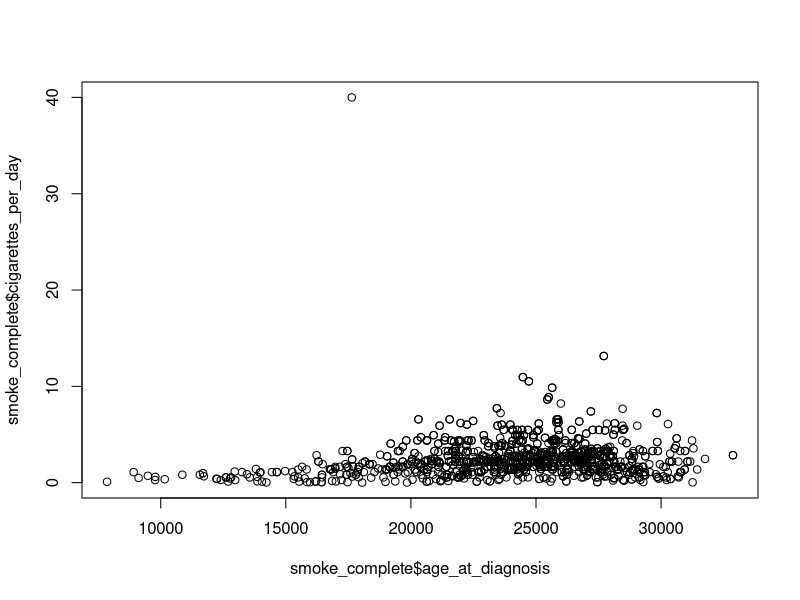
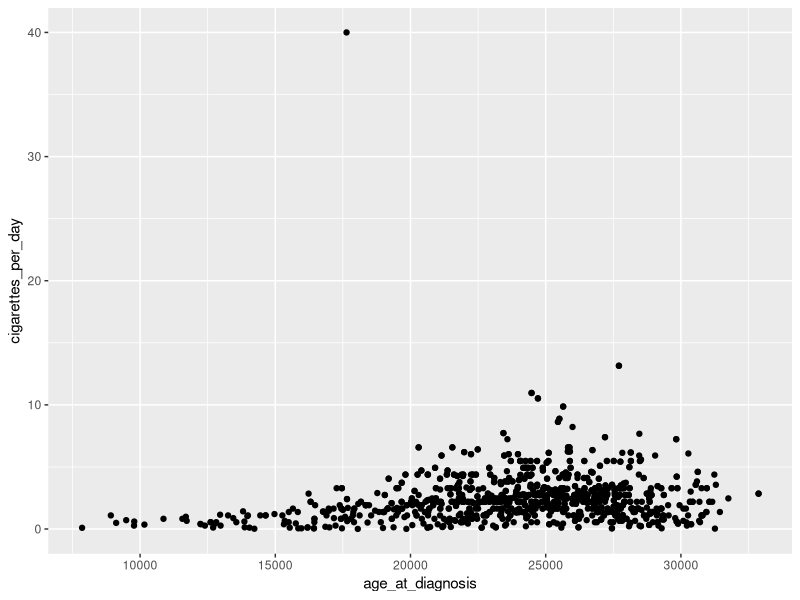
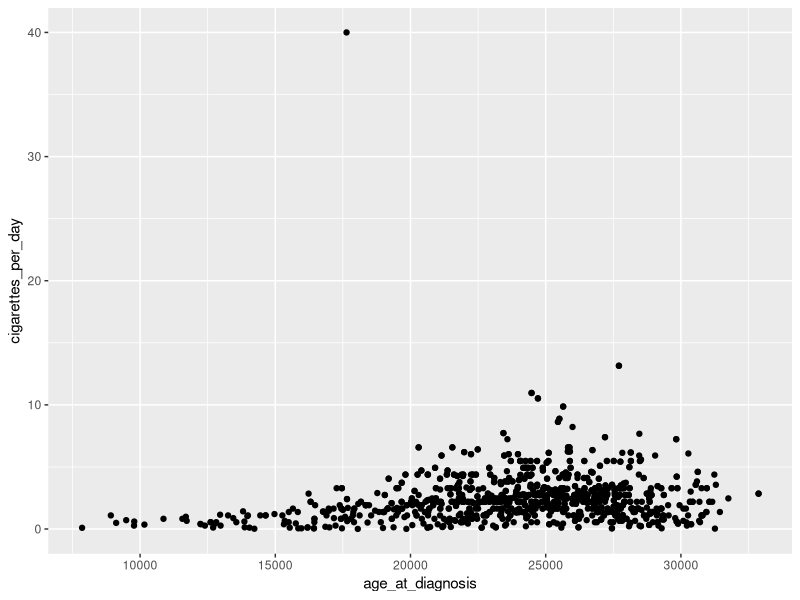
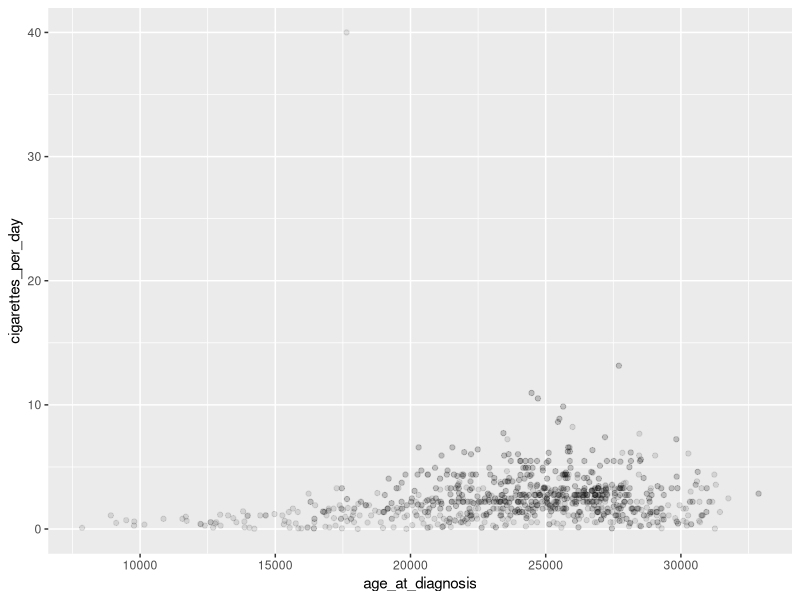
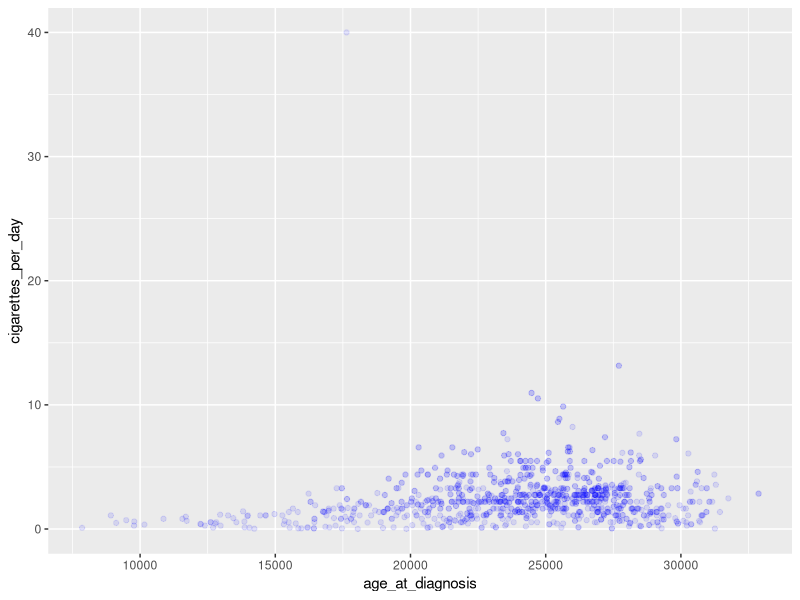
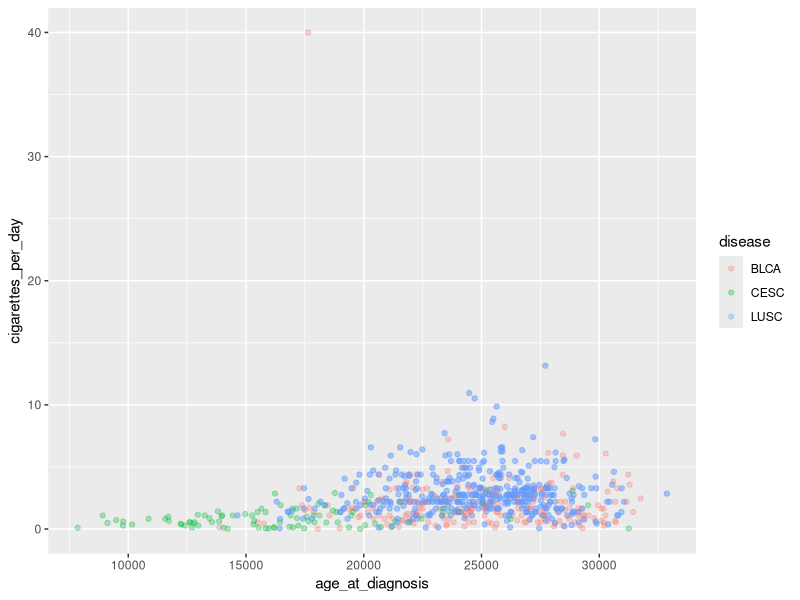
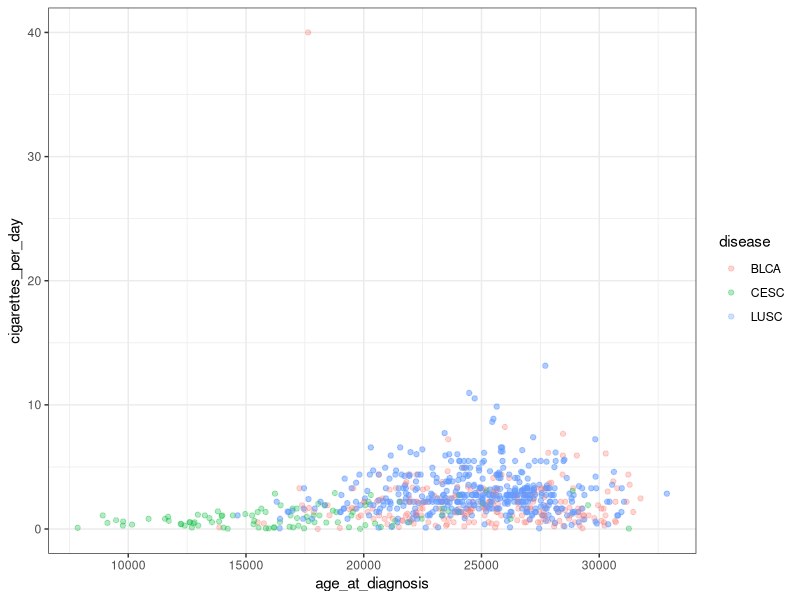
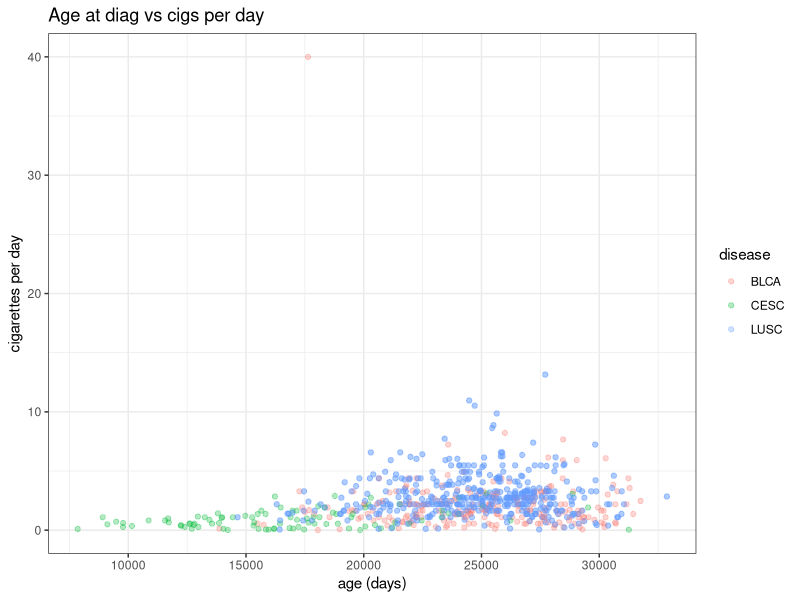

Recreate these plots in R, in order.
#### Data visualization with ggplot2 ####

# loading library
library(tidyverse)
?ggplot

# read in data and assign to object
birth_reduced <- read.csv("data/birth_reduced.csv")
smoke_complete <- read.csv("data/smoke_complete.csv")

# create directory for figures
dir.create("figures")

# plotting with base R
plot(x=smoke_complete$age_at_diagnosis, y=smoke_complete$cigarettes_per_day)

#### intro to ggplot2 and scatterplots ####

# create a simple ggplot
ggplot(data = smoke_complete, # binds data to plot
       aes(x = age_at_diagnosis, y = cigarettes_per_day)) + #aesthetic, mapping data to plot
  geom_point() # geometry, shapes to represent data

# assign basic plot to an object
smoke_plot <- ggplot(data = smoke_complete, 
                     aes(x=age_at_diagnosis, y=cigarettes_per_day)) 

# plot using object
smoke_plot + geom_point()

# building plots iteratively
smoke_plot +
  geom_point(alpha=0.1) # changes transparency
smoke_plot +
  geom_point(alpha=0.1, color="blue") # change color
# color points by disease/cancer type
smoke_plot +
  geom_point(alpha=0.3, aes(color=disease))
# change background theme
smoke_plot +
  geom_point(alpha=0.3, aes(color=disease)) +
  theme_bw()
# add title and custom axis labels
smoke_plot +
  geom_point(alpha=0.3, aes(color=disease)) +
  labs(title="Age at diag vs cigs per day",
       x="age (days)",
       y="cigarettes per day") +
  theme_bw()
# save plot to file
ggsave("figures/awesomePlot.jpg")
?ggsave

## Challenge: create a scatterplot showing age at diagnosis vs years smoked with points colored by gender (centered title)
ggplot(data=smoke_complete,
       aes(x=age_at_diagnosis, 
           y=years_smoked, color=gender)) +
  geom_point()
ggplot(data=smoke_complete,
       aes(x=age_at_diagnosis, 
           y=years_smoked)) +
  labs(title="title") +
  geom_point(aes(color=gender)) +
  theme(plot.title = element_text(hjust = 0.5)) + # centers the title
  theme_bw()

#### Boxplots ####

# creating a box and whisker plot
ggplot(data=smoke_complete,
       aes(x=vital_status, y=cigarettes_per_day)) +
  geom_boxplot()
# adding colored points to a black box plot
ggplot(data=smoke_complete,
       aes(x=vital_status, y=cigarettes_per_day)) +
  geom_boxplot() +
  geom_jitter(alpha=0.3, color="tomato")

## Challenge:
# what happens if you specify the color with geom_boxplot? Why?
ggplot(data=smoke_complete,
       aes(x=vital_status, y=cigarettes_per_day)) +
  geom_boxplot(color="tomato")
# Does the order of geom layers matter?
ggplot(data=smoke_complete,
       aes(x=vital_status, y=cigarettes_per_day)) +
  geom_jitter(alpha=0.3, color="tomato") +
  geom_boxplot()
# plot the same data as violin plot
ggplot(data=smoke_complete,
       aes(x=vital_status, y=cigarettes_per_day)) +
  geom_violin(color="tomato")

#### plotting time series data (line plots) ####

# count number of observations for each disease by year of birth
yearly_counts <- birth_reduced %>%
  count(year_of_birth, disease)

# plot all counts by year
ggplot(data=yearly_counts,
       aes(x=year_of_birth, y=n)) +
  geom_line()

# plot one line per cancer type
ggplot(data=yearly_counts,
       aes(x=year_of_birth, y=n, group=disease)) +
  geom_line()

# plot one colored line per cancer type
ggplot(data=yearly_counts,
       aes(x=year_of_birth, y=n, color=disease)) +
  geom_line()

## Challenge: create a plot of birth year and number of patients with two lines representing each gender (hint: create a new count object!)
yearly_counts2 <- birth_reduced %>%
  count(year_of_birth, gender)
ggplot(data=yearly_counts2, 
       aes(x=year_of_birth, y=n, color=gender)) +
  geom_line(aes(linetype=gender))
# how could you change the line appearance besides changing color? dashes, dots, etc

#### Faceting ####

# count observations by disease, year of birth, and vital status
yearly_vital_counts <- birth_reduced %>%
  count(year_of_birth, disease, vital_status)

# plot each cancer type in separate panels with lines colored by vital status
ggplot(data=yearly_vital_counts, 
       aes(x=year_of_birth, y=n, 
           color=vital_status)) +
  geom_line() +
  facet_wrap(~disease)

# plot each vital status in separate panels with lines colored by disease
ggplot(yearly_vital_counts,
       aes(x=year_of_birth, y=n,
           color=disease)) +
  geom_line() +
  facet_grid(vital_status ~ .)

# change arrangement of panels
ggplot(yearly_vital_counts,
       aes(x=year_of_birth, y=n,
           color=disease)) +
  geom_line() +
  facet_grid(. ~ vital_status)

# plot diseases and vital status in different panels
ggplot(yearly_vital_counts,
       aes(x=year_of_birth, y=n,
           color=disease)) +
  geom_line() +
  facet_grid(vital_status ~ disease)
